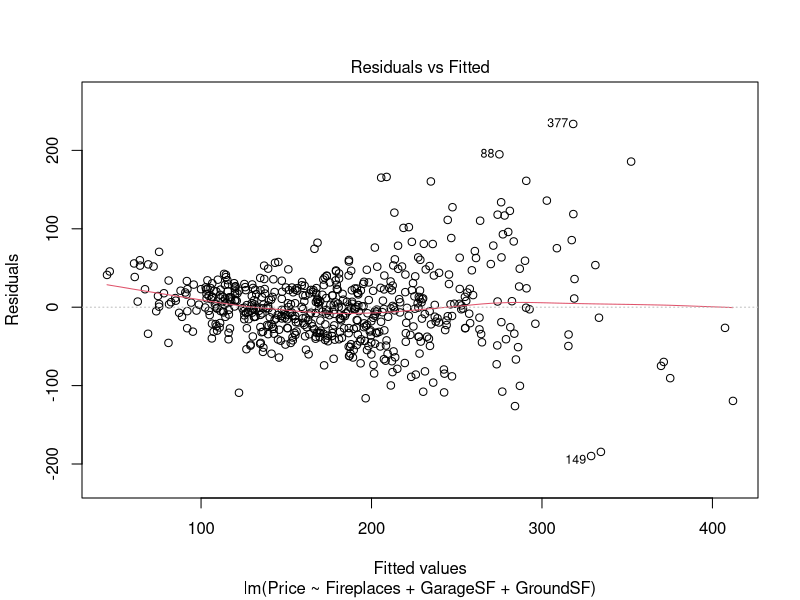
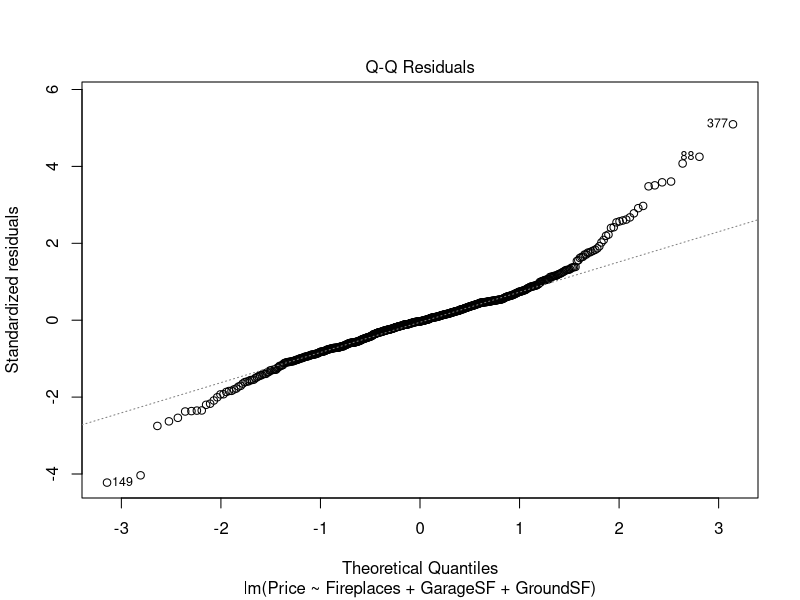
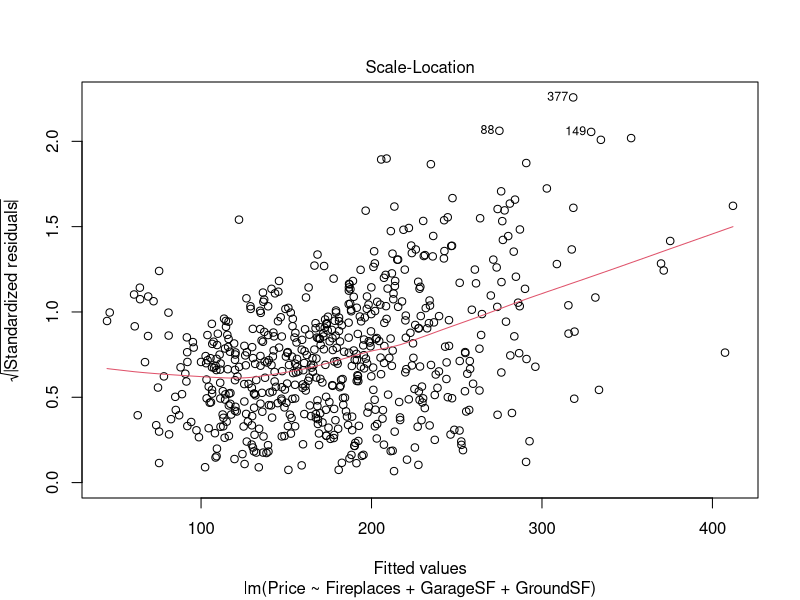
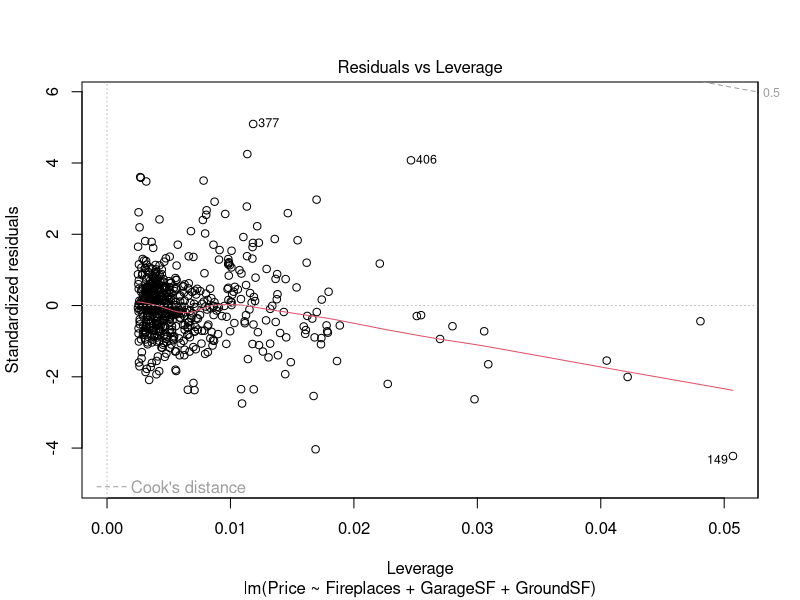
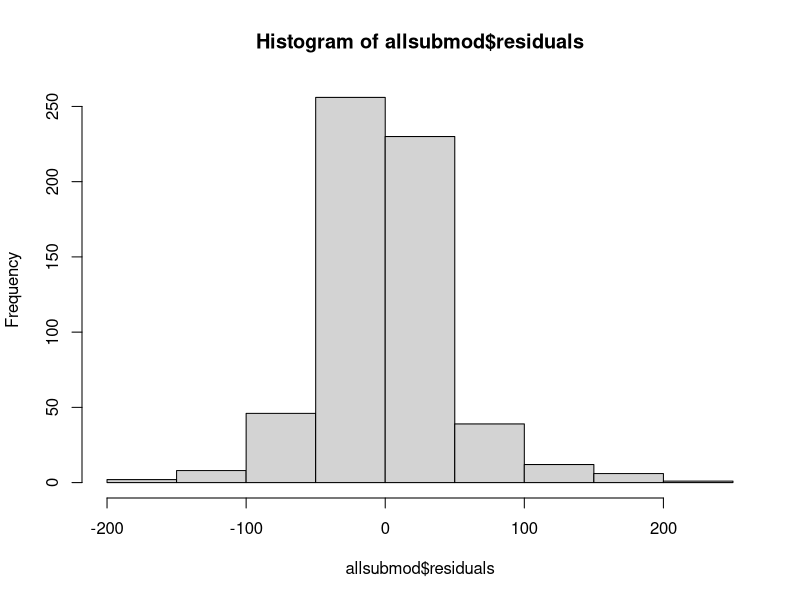
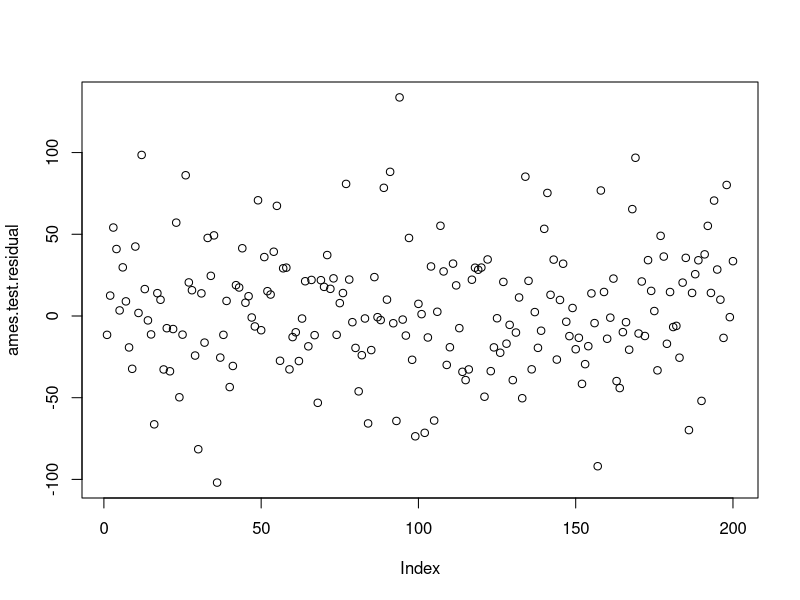
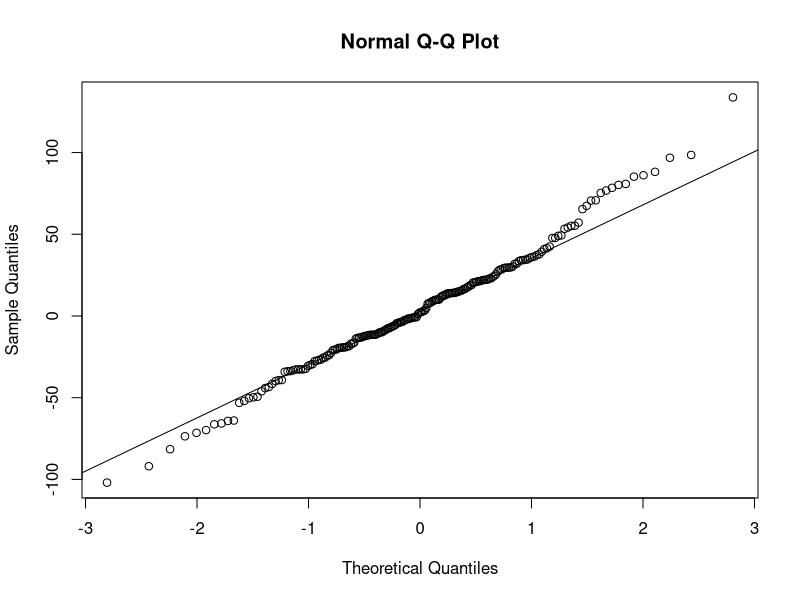
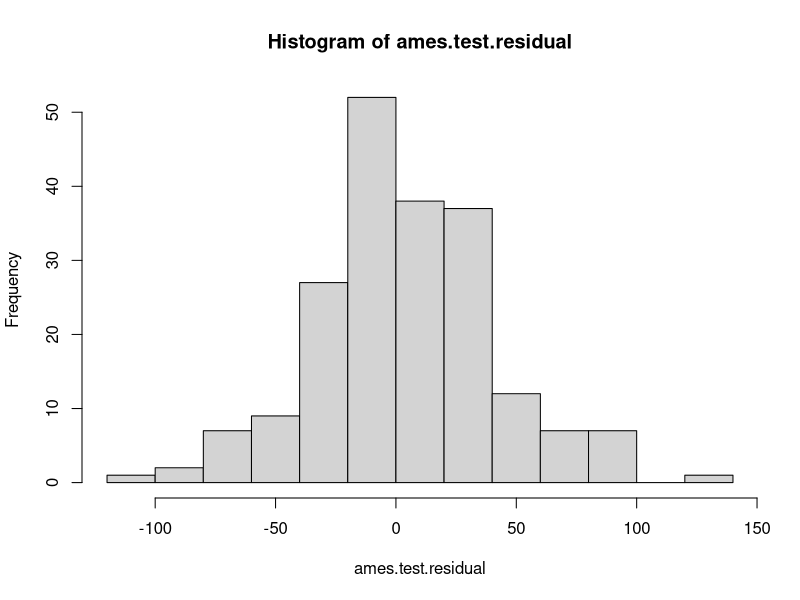

Here is the R script that generated these plots, in order:
## ---- chunk 1
library(readr)
library(corrplot)
library(leaps)
library(car)
## ---- chunk 2
setwd("C:/Users/adeve/Desktop")
amestrain24 <- read.csv("AmesTrain24.csv")
amestest24 <- read.csv("AmesTest24.csv")
## ---- chunk 3
allsubmod = lm(Price~Fireplaces+GarageSF+GroundSF, amestrain24)

ames.test.predict <- predict(allsubmod, newdata=amestest24)
## ---- chunk 4
ames.test.residual = amestest24$Price - ames.test.predict
## ---- chunk 5
mean(ames.test.residual)
sd(ames.test.residual)

summary(allsubmod)
## ---- chunk 6
plot(allsubmod)
hist(allsubmod$residuals)

plot(ames.test.residual)
qqnorm(ames.test.residual)
qqline(ames.test.residual)
hist(ames.test.residual)
## ---- chunk 7
head(sort(ames.test.residual), decreasing=FALSE, 10)
tail(sort(ames.test.residual), decreasing=TRUE, 10)
## ---- chunk 8
crosscor = cor(amestest24$Price, ames.test.residual)

summary(allsubmod)$r.squared
crosscor^2

Shrinkage = summary(allsubmod)$r.squared - crosscor^2
Shrinkage
## ---- chunk 9
AmesTest5 <- read.csv("AmesTest5.csv")
AmesTrain5 <- read.csv("AmesTrain5.csv")
## ---- chunk 10
AmesTrain5$HBath = AmesTrain5$BasementHBath + AmesTrain5$HalfBath
AmesTrain5$FBath = AmesTrain5$BasementFBath + AmesTrain5$FullBath
AmesTrain5$Porch = AmesTrain5$OpenPorchSF + AmesTrain5$EnclosedPorchSF + AmesTrain5$ScreenPorchSF

HW3Full = lm(formula = log(Price) ~ YearBuilt + YearRemodel + LotFrontage + I(log(LotArea)) + Quality + Condition + BasementFinSF + BasementUnFinSF + BasementSF + FirstSF + SecondSF + I(log(GroundSF)) + Bedroom + TotalRooms + Fireplaces + GarageCars + I(GarageSF^1.5) + WoodDeckSF + HBath + FBath + Porch,
                 data = AmesTrain5)
## ---- chunk 11
FullTest = lm(log(Price)~
            LotConfig + HouseStyle + ExteriorQ + ExteriorC + Foundation + BasementHt + BasementC + BasementFin + Heating + HeatingQC + CentralAir + KitchenQ + GarageType + GarageQ + GarageC + YearBuilt + YearRemodel + LotFrontage + I(log(LotArea)) + factor(Quality) + factor(Condition) + BasementFinSF + BasementUnFinSF + BasementSF + FirstSF + SecondSF + I(log(GroundSF)) + Bedroom + TotalRooms + Fireplaces + GarageCars + I(GarageSF^1.5) + WoodDeckSF + HBath + FBath + Porch, data=AmesTrain5)

plot(FullTest)[1:2]
#what does error message mean
## ---- chunk 12
Full = lm(log(Price)~
            LotConfig + HouseStyle + ExteriorQ + ExteriorC + Foundation + BasementHt + BasementC + BasementFin + Heating + HeatingQC + CentralAir + KitchenQ + GarageType + GarageQ + GarageC + YearBuilt + YearRemodel + LotFrontage + I(log(LotArea)) + factor(Quality) + factor(Condition) + BasementFinSF + BasementUnFinSF + BasementSF + FirstSF + SecondSF + I(log(GroundSF)) + Bedroom + TotalRooms + Fireplaces + GarageCars + I(GarageSF^1.5) + WoodDeckSF + HBath + FBath + Porch + WoodDeckSF*Porch + factor(Quality)*YearBuilt + factor(Quality)*YearRemodel + factor(Condition)*YearBuilt + factor(Condition)*YearRemodel, data=AmesTrain5)
## ---- chunk 13
none = lm(log(Price)~1, data=AmesTrain5)

MSE = (summary(Full)$sigma)^2

step(none, scope = list(upper=Full), scale=MSE, direction = 'forward', trace=FALSE)
## ---- chunk 14
step(none, scope = list(upper=Full), scale=MSE, trace=FALSE)
## ---- chunk 15
step(Full, scale=MSE, trace=FALSE)
## ---- chunk 16
Mod1 = lm(formula = log(Price) ~ factor(Quality) + I(log(GroundSF)) + 
    YearBuilt + I(log(LotArea)) + factor(Condition) + BasementFinSF + 
    GarageCars + Porch + BasementSF + Fireplaces + KitchenQ + 
    CentralAir + Bedroom + SecondSF + HouseStyle + HeatingQC + 
    GarageC + LotFrontage + factor(Quality):YearBuilt + YearBuilt:factor(Condition), 
    data = AmesTrain5)
plot(Mod1)
summary(Mod1)
## ---- chunk 17
Full2 = lm(log(Price)~
            LotConfig + HouseStyle + ExteriorQ + ExteriorC + Foundation + BasementHt + BasementC + BasementFin + Heating + HeatingQC + CentralAir + KitchenQ + GarageType + GarageQ + GarageC + YearBuilt + YearRemodel + LotFrontage + I(log(LotArea)) + factor(Quality) + factor(Condition) + BasementFinSF + BasementUnFinSF + BasementSF + FirstSF + SecondSF + I(log(GroundSF)) + Bedroom + TotalRooms + Fireplaces + GarageCars + I(GarageSF^1.5) + WoodDeckSF + HBath + FBath + Porch + factor(Quality)*YearBuilt + factor(Condition)*YearBuilt + GarageType*I(GarageSF^1.5) + ExteriorQ*ExteriorC + Bedroom*TotalRooms + Foundation*factor(Quality) + Foundation*factor(Condition), data=AmesTrain5)
## ---- chunk 18
none2 = lm(log(Price)~1, data=AmesTrain5)

MSE2 = (summary(Full2)$sigma)^2

step(none2, scope = list(upper=Full2), scale=MSE2, direction = 'forward', trace=FALSE)
## ---- chunk 19
step(none2, scope = list(upper=Full2), scale=MSE2, trace=FALSE)
## ---- chunk 20
step(Full2, scale=MSE2, trace=FALSE)
## ---- chunk 21
Mod2 = lm(formula = log(Price) ~ HouseStyle + ExteriorQ + ExteriorC + 
    Foundation + CentralAir + KitchenQ + GarageType + YearBuilt + 
    I(log(LotArea)) + factor(Quality) + factor(Condition) + BasementUnFinSF + 
    BasementSF + SecondSF + I(log(GroundSF)) + Bedroom + TotalRooms + 
    Fireplaces + I(GarageSF^1.5) + Porch + YearBuilt:factor(Condition) + 
    GarageType:I(GarageSF^1.5) + ExteriorQ:ExteriorC + Bedroom:TotalRooms + 
    Foundation:factor(Quality) + Foundation:factor(Condition), 
    data = AmesTrain5)
summary(Mod2)
plot(Mod2)
## ---- chunk 22
Full3 = lm(log(Price)~
            LotConfig + HouseStyle + ExteriorQ + ExteriorC + Foundation + BasementHt + BasementC + BasementFin + Heating + HeatingQC + CentralAir + KitchenQ + GarageType + GarageQ + GarageC + YearBuilt + YearRemodel + LotFrontage + I(log(LotArea)) + factor(Quality) + factor(Condition) + BasementFinSF + BasementUnFinSF + BasementSF + FirstSF + SecondSF + I(log(GroundSF)) + Bedroom + TotalRooms + Fireplaces + GarageCars + I(GarageSF^1.5) + WoodDeckSF + HBath + FBath + Porch + YearBuilt*factor(Condition) + YearBuilt*factor(Quality) + GarageType*I(GarageSF^1.5) + ExteriorQ*ExteriorC + Bedroom*TotalRooms, data=AmesTrain5)
## ---- chunk 23
none3 = lm(log(Price)~1, data=AmesTrain5)

MSE3 = (summary(Full3)$sigma)^2

step(none3, scope = list(upper=Full3), scale=MSE3, direction = 'forward', trace=FALSE)
## ---- chunk 24
step(none3, scope = list(upper=Full3), scale=MSE3, trace=FALSE)
## ---- chunk 25
step(Full3, scale=MSE3, trace=FALSE)
## ---- chunk 26
Mod3 = lm(formula = log(Price) ~ factor(Quality) + I(log(GroundSF)) + 
    YearBuilt + I(log(LotArea)) + factor(Condition) + BasementFinSF + 
    GarageCars + Porch + BasementSF + Fireplaces + KitchenQ + 
    CentralAir + GarageC + HeatingQC + LotFrontage + SecondSF + 
    HouseStyle + Bedroom + FirstSF + I(GarageSF^1.5) + BasementFin + 
    factor(Quality):YearBuilt + YearBuilt:factor(Condition), 
    data = AmesTrain5)
summary(Mod3)
#large p-values, is that a problem?
#This isn't a problem, it's a categorical variable thing
plot(Mod3)
## ---- chunk 27
summary(Mod1)
plot(Mod1)
## ---- chunk 28
AmesTest5$HBath = AmesTest5$BasementHBath + AmesTest5$HalfBath
AmesTest5$FBath = AmesTest5$BasementFBath + AmesTest5$FullBath
AmesTest5$Porch = AmesTest5$OpenPorchSF + AmesTest5$EnclosedPorchSF + AmesTest5$ScreenPorchSF

AmesTest5$LogPrice = log(AmesTest5$Price)

fitAmes2 = predict(Mod1, newdata=AmesTest5)
## ---- chunk 29
Amestestresid2 = AmesTest5$LogPrice - fitAmes2
## ---- chunk 30
mean(Amestestresid2)
sd(Amestestresid2)
## ---- chunk 31
qqnorm(Amestestresid2)
qqline(Amestestresid2)
## ---- chunk 32
head(sort(Amestestresid2), decreasing=FALSE, 10)
tail(sort(Amestestresid2), decreasing=TRUE, 10)
## ---- chunk 33
crosscor2 = cor(AmesTest5$LogPrice, fitAmes2)
#what is cross correlation, where does 0.8136665 come from
# It is like R^2 for the mod1 and kept all the coef the same, but used the new data. 

summary(Mod1)$r.squared
crosscor2^2

Shrinkage2 = summary(Mod1)$r.squared - crosscor2^2
Shrinkage2
#is shrinkage too large
## ---- chunk 34
Mod1 = lm(formula = log(Price) ~ factor(Quality) + I(log(GroundSF)) + 
    YearBuilt + I(log(LotArea)) + factor(Condition) + BasementFinSF + 
    GarageCars + Porch + BasementSF + Fireplaces + KitchenQ + 
    CentralAir + Bedroom + SecondSF + HouseStyle + HeatingQC + 
    GarageC + LotFrontage + factor(Quality):YearBuilt + YearBuilt:factor(Condition), 
    data = AmesTrain5)

newpoint.mod1 = data.frame(Quality=7, GroundSF=2147, YearBuilt=1995, LotArea=17450, Condition=5, BasementFinSF=0, GarageCars=1, Porch=274, BasementSF=875, Fireplaces=1, KitchenQ="TA", CentralAir="Y", Bedroom=3, SecondSF=983, HouseStyle="2Story", HeatingQC="Ex", GarageC= "TA", LotFrontage=300)

predict.lm(Mod1, newpoint.mod1, interval = "prediction", level = 0.95)

exp(5.289327)

exp(5.700362)
